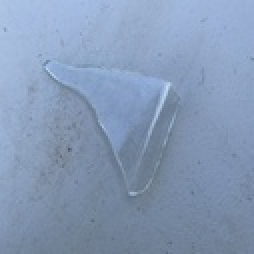
#> input picture src/recycle/img103.jpg, 127 x 127 px, shrunk from 524 x 524 before the run (shown 2 times larger)
$ python train_model.py   (older library calls are emulated)
#> lines starting #> are read from the running program, lines starting #| are printed output that depends on the picture
# -*- coding: utf-8 -*-
"""
TRAIN MODEL - Random Forest dengan SET 3 (Mean Color + GLCM + Histogram)
Versi stabil: menangani gambar grayscale, error baca, dan bentuk fitur tidak konsisten.
"""

import os
import numpy as np
import cv2
from sklearn.ensemble import RandomForestClassifier
from sklearn.preprocessing import MinMaxScaler
from sklearn.feature_selection import SelectKBest, chi2
from sklearn.model_selection import train_test_split
from sklearn.metrics import accuracy_score, classification_report, confusion_matrix
import joblib
import matplotlib.pyplot as plt
import seaborn as sns
from skimage.color import rgb2gray
from skimage.feature import graycomatrix, graycoprops
from skimage import exposure

# === Konfigurasi ===
DATASET_DIR = 'src'
RANDOM_STATE = 42
TEST_SIZE = 0.2
N_ESTIMATORS = 100
K_FEATURES = 50

print("📦 Memulai proses pelatihan model...")

recycle_dir = os.path.join(DATASET_DIR, 'recycle')
non_recycle_dir = os.path.join(DATASET_DIR, 'non-recycle')

if not os.path.exists(recycle_dir):
    raise FileNotFoundError(f"Folder 'recycle' tidak ditemukan di {recycle_dir}")
if not os.path.exists(non_recycle_dir):
    raise FileNotFoundError(f"Folder 'non-recycle' tidak ditemukan di {non_recycle_dir}")

def extract_set3_features(image_path):
#> called with image_path = 'src/recycle/img103.jpg'
    img = cv2.imread(image_path)
#> img is the input picture: shape (127, 127, 3); mean B, G, R 182.5, 153.5, 133.7
    if img is None:
        raise ValueError(f"Tidak dapat membaca gambar: {image_path}")

    # Pastikan gambar dalam format BGR → RGB, dan 3 channel
    if img.ndim == 2:
        # Gambar grayscale → konversi ke RGB
        img = cv2.cvtColor(img, cv2.COLOR_GRAY2RGB)
    elif img.shape[2] == 1:
        img = cv2.cvtColor(img, cv2.COLOR_GRAY2RGB)
    elif img.shape[2] == 4:
        # RGBA → RGB
        img = cv2.cvtColor(img, cv2.COLOR_BGRA2RGB)
    else:
        img = cv2.cvtColor(img, cv2.COLOR_BGR2RGB)

    # Mean Color (R, G, B)
    mean_color = np.mean(img, axis=(0, 1))  # Selalu 3 nilai
#> mean_color = [133.7, 153.5, 182.5]

    # GLCM dari grayscale
    gray = rgb2gray(img)
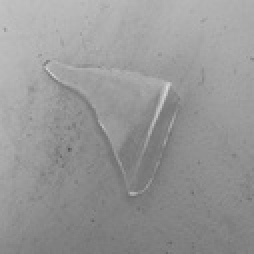
#> gray: shape (127, 127) float64 (shown 2 times larger); min 0.342, max 0.847, mean 0.594
    gray = (gray * 255).astype(np.uint8)
    glcm = graycomatrix(gray, distances=[1], angles=[0], levels=256, symmetric=True, normed=True)
    glcm_props = [
        graycoprops(glcm, 'contrast')[0, 0],
        graycoprops(glcm, 'dissimilarity')[0, 0],
        graycoprops(glcm, 'homogeneity')[0, 0],
        graycoprops(glcm, 'energy')[0, 0],
        graycoprops(glcm, 'correlation')[0, 0]
    ]
#> glcm_props = [27.43, 2.93, 0.357, 0.0392, 0.962]

    # Histogram: pastikan panjang 64
    hist_vals, _ = exposure.histogram(gray)
#> hist_vals = 129 values, max 402 at index 43, min 0 at index 1, mean 125
    if len(hist_vals) < 64:
        hist_64 = np.pad(hist_vals, (0, 64 - len(hist_vals)), mode='constant')
    else:
        hist_64 = hist_vals[:64]
#> hist_64 = 64 values, max 402 at index 43, min 0 at index 1, mean 129.4
    hist_64 = hist_64 / hist_64.sum() if hist_64.sum() > 0 else hist_64
#> hist_64 = 64 values, max 0.0485 at index 43, min 0 at index 1, mean 0.0156

    features = np.concatenate([mean_color, glcm_props, hist_64])
#> features = 72 values, max 182.5 at index 2, min 0 at index 9, mean 6.98
    return features

# === Muat dataset ===
print("🔍 Memuat dan mengekstrak fitur dari dataset...")

X, y = [], []
skipped = []

# Recycle (label 0)
for filename in os.listdir(recycle_dir):
    if filename.lower().endswith(('.png', '.jpg', '.jpeg')):
        path = os.path.join(recycle_dir, filename)
        try:
            feat = extract_set3_features(path)
#> feat has the same summary as features in extract_set3_features
            X.append(feat)
            y.append(0)
        except Exception as e:
            print(f"⚠️ Skip {path}: {e}")
            skipped.append(path)

# Non-recycle (label 1)
for filename in os.listdir(non_recycle_dir):
    if filename.lower().endswith(('.png', '.jpg', '.jpeg')):
        path = os.path.join(non_recycle_dir, filename)
        try:
            feat = extract_set3_features(path)
#> call 2 of extract_set3_features, with image_path = 'src/non-recycle/img1.jpg'
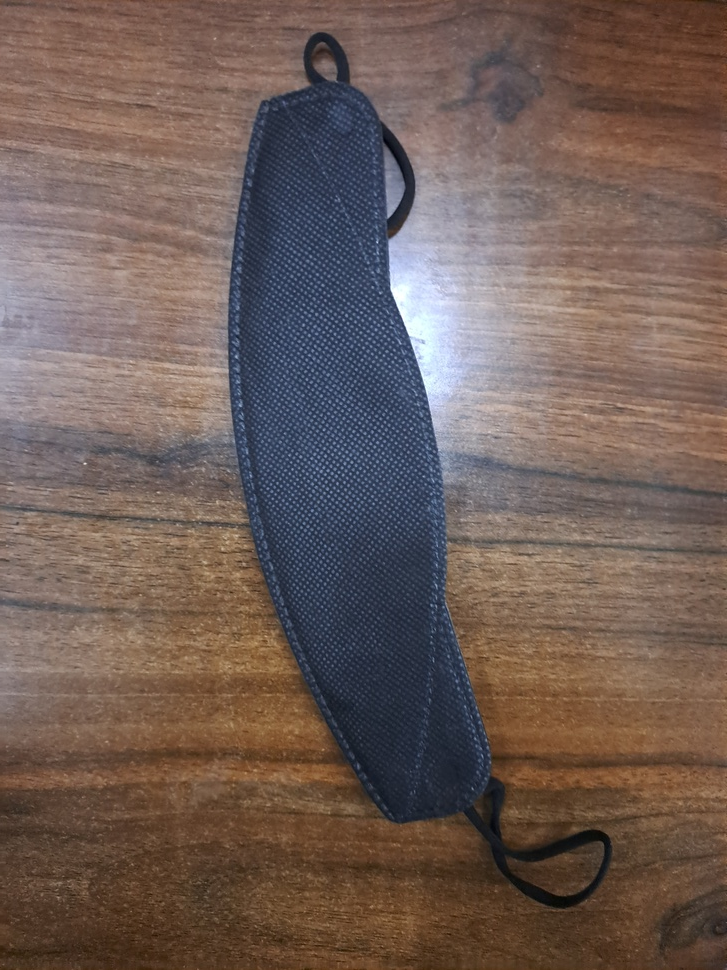
#> input picture src/non-recycle/img1.jpg, 727 x 970 px, shrunk from 3000 x 4000 before the run
#> in extract_set3_features, img is the input picture: shape (970, 727, 3); mean B, G, R 86.8, 93.7, 111.4
#> in extract_set3_features (call 2), `mean_color = np.mean(img, axis=(0, 1))`: mean_color = [111.4, 93.65, 86.81]
#> in extract_set3_features (call 2), `gray = rgb2gray(img)`:
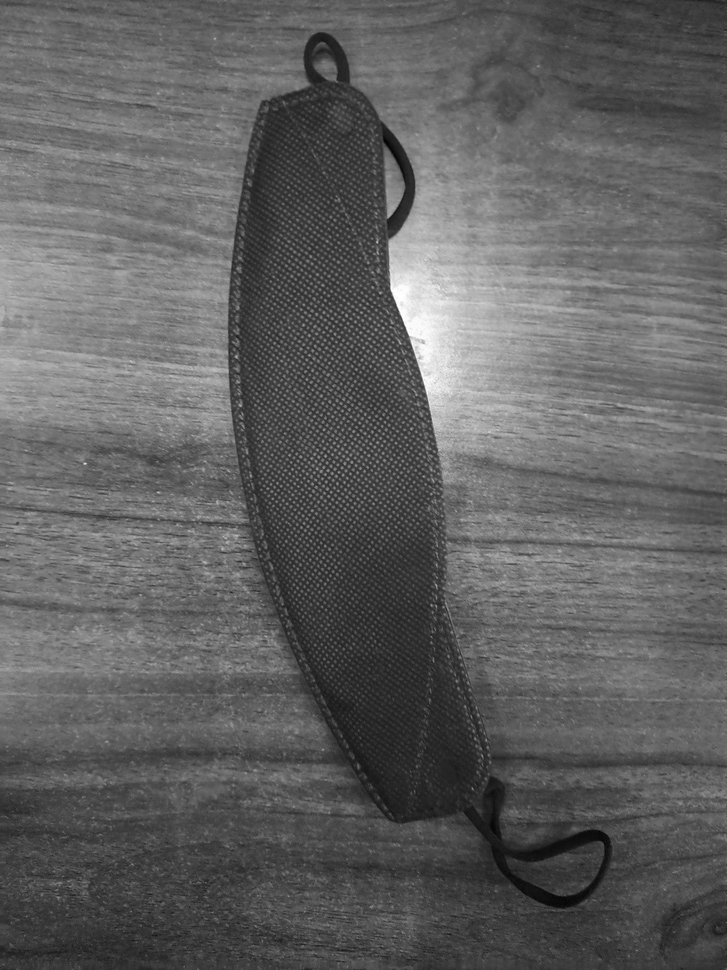
#> gray: shape (970, 727) float64; min 0.00648, max 0.999, mean 0.38
#> in extract_set3_features (call 2), `glcm_props = [ graycoprops(glcm, 'contrast')[0, 0], graycoprops(glcm, ..`: glcm_props = [60.86, 4.79, 0.245, 0.0222, 0.975]
#> in extract_set3_features (call 2), `hist_vals, _ = exposure.histogram(gray)`: hist_vals = 254 values, max 8865 at index 102, min 1 at index 0, mean 2776.3
#> in extract_set3_features (call 2), `hist_64 = hist_vals[:64]`: hist_64 = 64 values, max 7703 at index 60, min 1 at index 0, mean 2316.9
#> in extract_set3_features (call 2), `hist_64 = hist_64 / hist_64.sum() if hist_64.sum() > 0 else hist_64`: hist_64 = 64 values, max 0.0519 at index 60, min 6.74e-06 at index 0, mean 0.0156
#> in extract_set3_features (call 2), `features = np.concatenate([mean_color, glcm_props, hist_64])`: features = 72 values, max 111.4 at index 0, min 6.74e-06 at index 8, mean 5
#> feat has the same summary as features in extract_set3_features
            X.append(feat)
            y.append(1)
        except Exception as e:
            print(f"⚠️ Skip {path}: {e}")
            skipped.append(path)

if len(X) == 0:
    raise RuntimeError("Tidak ada gambar yang berhasil dimuat! Periksa folder dataset.")

X = np.array(X, dtype=np.float32)  # Force tipe data konsisten
y = np.array(y)

print(f"✅ Total gambar berhasil dimuat: {len(X)}")
#| ✅ Total gambar berhasil dimuat: 2
print(f"   - Recycle: {np.sum(y == 0)}")
print(f"   - Non-Recycle: {np.sum(y == 1)}")
print(f"   - Dimensi fitur: {X.shape[1]}")
#|    - Dimensi fitur: 72
if skipped:
    print(f"   - Gambar di-skip: {len(skipped)}")

# === Preprocessing ===
scaler = MinMaxScaler()
X_scaled = scaler.fit_transform(X)

k = min(K_FEATURES, X_scaled.shape[1])
#> k = 50
selector = SelectKBest(chi2, k=k)
X_selected = selector.fit_transform(X_scaled, y)

#> (the run stopped early here; a loop or call above may not have finished)
